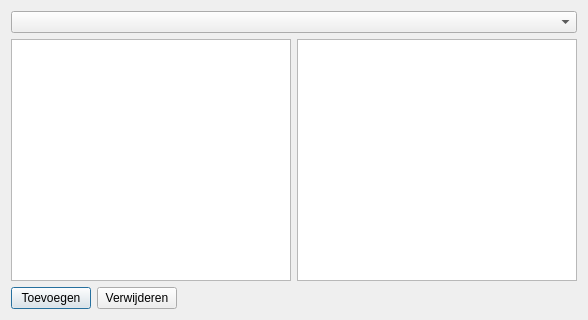
<?xml version="1.0" encoding="UTF-8"?>
<ui version="4.0">
 <class>Dialog</class>
 <widget class="QDialog" name="Dialog">
  <property name="geometry">
   <rect>
    <x>0</x>
    <y>0</y>
    <width>588</width>
    <height>320</height>
   </rect>
  </property>
  <property name="windowTitle">
   <string>Dialog</string>
  </property>
  <layout class="QVBoxLayout" name="verticalLayout_2">
   <item>
    <layout class="QVBoxLayout" name="verticalLayout">
     <item>
      <widget class="QComboBox" name="gebruikersComboBox"/>
     </item>
     <item>
      <layout class="QHBoxLayout" name="horizontalLayout">
       <item>
        <widget class="QTreeView" name="allDossiersTreeView"/>
       </item>
       <item>
        <widget class="QTextBrowser" name="dossierTextBrowser"/>
       </item>
      </layout>
     </item>
    </layout>
   </item>
   <item>
    <layout class="QHBoxLayout" name="horizontalLayout_2">
     <item>
      <widget class="QPushButton" name="addButton">
       <property name="text">
        <string>Toevoegen</string>
       </property>
      </widget>
     </item>
     <item>
      <widget class="QPushButton" name="deleteButton">
       <property name="text">
        <string>Verwijderen</string>
       </property>
      </widget>
     </item>
     <item>
      <spacer name="horizontalSpacer">
       <property name="orientation">
        <enum>Qt::Horizontal</enum>
       </property>
       <property name="sizeHint" stdset="0">
        <size>
         <width>40</width>
         <height>20</height>
        </size>
       </property>
      </spacer>
     </item>
    </layout>
   </item>
  </layout>
 </widget>
 <layoutdefault spacing="6" margin="11"/>
 <resources/>
 <connections/>
</ui>
